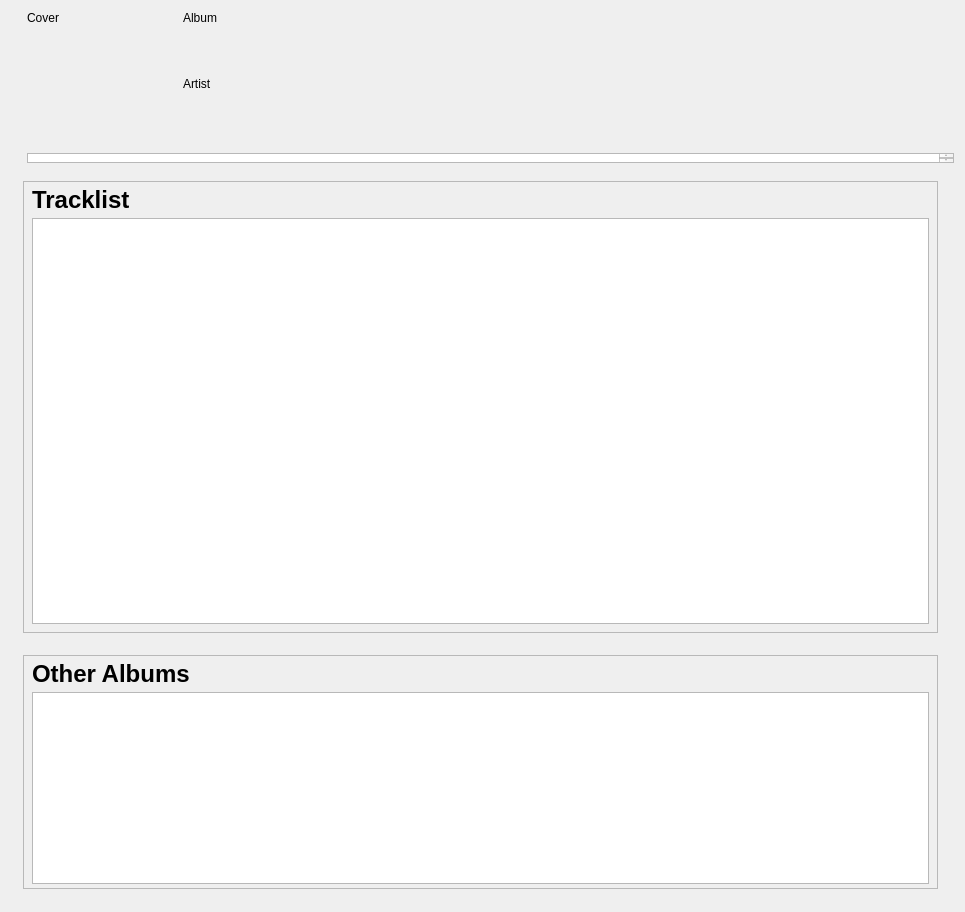
<?xml version="1.0" encoding="UTF-8"?>
<ui version="4.0">
 <class>AlbumInfoWidget</class>
 <widget class="QWidget" name="AlbumInfoWidget">
  <property name="geometry">
   <rect>
    <x>0</x>
    <y>0</y>
    <width>965</width>
    <height>912</height>
   </rect>
  </property>
  <property name="windowTitle">
   <string>Form</string>
  </property>
  <layout class="QVBoxLayout" name="verticalLayout_3">
   <item>
    <layout class="QVBoxLayout" name="verticalLayout_8">
     <property name="spacing">
      <number>-1</number>
     </property>
     <property name="leftMargin">
      <number>16</number>
     </property>
     <property name="topMargin">
      <number>0</number>
     </property>
     <property name="rightMargin">
      <number>0</number>
     </property>
     <property name="bottomMargin">
      <number>0</number>
     </property>
     <item>
      <layout class="QHBoxLayout" name="horizontalLayout_4">
       <item>
        <layout class="QVBoxLayout" name="verticalLayout_2">
         <item>
          <widget class="PlayableCover" name="cover">
           <property name="sizePolicy">
            <sizepolicy hsizetype="Minimum" vsizetype="Fixed">
             <horstretch>0</horstretch>
             <verstretch>0</verstretch>
            </sizepolicy>
           </property>
           <property name="minimumSize">
            <size>
             <width>100</width>
             <height>100</height>
            </size>
           </property>
           <property name="maximumSize">
            <size>
             <width>150</width>
             <height>150</height>
            </size>
           </property>
           <property name="text">
            <string>Cover</string>
           </property>
           <property name="alignment">
            <set>Qt::AlignLeading|Qt::AlignLeft|Qt::AlignTop</set>
           </property>
          </widget>
         </item>
        </layout>
       </item>
       <item>
        <layout class="QVBoxLayout" name="verticalLayout_5">
         <item>
          <widget class="QLabel" name="albumLabel">
           <property name="minimumSize">
            <size>
             <width>0</width>
             <height>20</height>
            </size>
           </property>
           <property name="maximumSize">
            <size>
             <width>16777215</width>
             <height>60</height>
            </size>
           </property>
           <property name="text">
            <string>Album</string>
           </property>
           <property name="alignment">
            <set>Qt::AlignLeading|Qt::AlignLeft|Qt::AlignTop</set>
           </property>
          </widget>
         </item>
         <item>
          <widget class="QueryLabel" name="artistLabel">
           <property name="maximumSize">
            <size>
             <width>16777215</width>
             <height>20</height>
            </size>
           </property>
           <property name="text">
            <string>Artist</string>
           </property>
           <property name="alignment">
            <set>Qt::AlignLeading|Qt::AlignLeft|Qt::AlignTop</set>
           </property>
          </widget>
         </item>
         <item>
          <spacer name="verticalSpacer_2">
           <property name="orientation">
            <enum>Qt::Vertical</enum>
           </property>
           <property name="sizeType">
            <enum>QSizePolicy::Maximum</enum>
           </property>
           <property name="sizeHint" stdset="0">
            <size>
             <width>0</width>
             <height>50</height>
            </size>
           </property>
          </spacer>
         </item>
        </layout>
       </item>
      </layout>
     </item>
     <item>
      <widget class="QTextBrowser" name="biography">
       <property name="sizePolicy">
        <sizepolicy hsizetype="Minimum" vsizetype="MinimumExpanding">
         <horstretch>0</horstretch>
         <verstretch>0</verstretch>
        </sizepolicy>
       </property>
       <property name="minimumSize">
        <size>
         <width>0</width>
         <height>0</height>
        </size>
       </property>
       <property name="maximumSize">
        <size>
         <width>16777215</width>
         <height>10</height>
        </size>
       </property>
       <property name="horizontalScrollBarPolicy">
        <enum>Qt::ScrollBarAlwaysOff</enum>
       </property>
      </widget>
     </item>
    </layout>
   </item>
   <item>
    <layout class="QHBoxLayout" name="horizontalLayout_3">
     <property name="leftMargin">
      <number>12</number>
     </property>
     <property name="topMargin">
      <number>12</number>
     </property>
     <property name="rightMargin">
      <number>16</number>
     </property>
     <property name="bottomMargin">
      <number>12</number>
     </property>
     <item>
      <layout class="QVBoxLayout" name="verticalLayout">
       <item>
        <widget class="QFrame" name="trackFrame">
         <property name="minimumSize">
          <size>
           <width>0</width>
           <height>0</height>
          </size>
         </property>
         <property name="frameShape">
          <enum>QFrame::StyledPanel</enum>
         </property>
         <property name="frameShadow">
          <enum>QFrame::Raised</enum>
         </property>
         <layout class="QVBoxLayout" name="verticalLayout_6">
          <property name="spacing">
           <number>4</number>
          </property>
          <property name="leftMargin">
           <number>8</number>
          </property>
          <property name="topMargin">
           <number>4</number>
          </property>
          <property name="rightMargin">
           <number>8</number>
          </property>
          <property name="bottomMargin">
           <number>8</number>
          </property>
          <item>
           <widget class="QLabel" name="label">
            <property name="font">
             <font>
              <pointsize>18</pointsize>
              <weight>75</weight>
              <bold>true</bold>
             </font>
            </property>
            <property name="text">
             <string>Tracklist</string>
            </property>
            <property name="margin">
             <number>0</number>
            </property>
           </widget>
          </item>
          <item>
           <widget class="TreeView" name="tracks">
            <property name="minimumSize">
             <size>
              <width>0</width>
              <height>300</height>
             </size>
            </property>
            <property name="headerHidden">
             <bool>true</bool>
            </property>
           </widget>
          </item>
         </layout>
        </widget>
       </item>
       <item>
        <spacer name="verticalSpacer">
         <property name="orientation">
          <enum>Qt::Vertical</enum>
         </property>
         <property name="sizeType">
          <enum>QSizePolicy::Fixed</enum>
         </property>
         <property name="sizeHint" stdset="0">
          <size>
           <width>20</width>
           <height>16</height>
          </size>
         </property>
        </spacer>
       </item>
       <item>
        <widget class="QFrame" name="albumFrame">
         <property name="minimumSize">
          <size>
           <width>0</width>
           <height>0</height>
          </size>
         </property>
         <property name="frameShape">
          <enum>QFrame::StyledPanel</enum>
         </property>
         <property name="frameShadow">
          <enum>QFrame::Raised</enum>
         </property>
         <layout class="QVBoxLayout" name="verticalLayout_4">
          <property name="spacing">
           <number>4</number>
          </property>
          <property name="leftMargin">
           <number>8</number>
          </property>
          <property name="topMargin">
           <number>4</number>
          </property>
          <property name="rightMargin">
           <number>8</number>
          </property>
          <property name="bottomMargin">
           <number>4</number>
          </property>
          <item>
           <widget class="QLabel" name="label_2">
            <property name="font">
             <font>
              <family>Arial</family>
              <pointsize>18</pointsize>
              <weight>75</weight>
              <bold>true</bold>
             </font>
            </property>
            <property name="text">
             <string>Other Albums</string>
            </property>
            <property name="margin">
             <number>0</number>
            </property>
           </widget>
          </item>
          <item>
           <widget class="GridView" name="albums">
            <property name="sizePolicy">
             <sizepolicy hsizetype="Expanding" vsizetype="Fixed">
              <horstretch>0</horstretch>
              <verstretch>0</verstretch>
             </sizepolicy>
            </property>
            <property name="minimumSize">
             <size>
              <width>0</width>
              <height>190</height>
             </size>
            </property>
           </widget>
          </item>
         </layout>
        </widget>
       </item>
      </layout>
     </item>
    </layout>
   </item>
  </layout>
 </widget>
 <customwidgets>
  <customwidget>
   <class>GridView</class>
   <extends>QListView</extends>
   <header location="global">playlist/GridView.h</header>
  </customwidget>
  <customwidget>
   <class>PlayableCover</class>
   <extends>QLabel</extends>
   <header>widgets/PlayableCover.h</header>
  </customwidget>
  <customwidget>
   <class>QueryLabel</class>
   <extends>QLabel</extends>
   <header>widgets/QueryLabel.h</header>
  </customwidget>
  <customwidget>
   <class>TreeView</class>
   <extends>QTreeView</extends>
   <header>playlist/TreeView.h</header>
  </customwidget>
 </customwidgets>
 <resources/>
 <connections/>
</ui>
